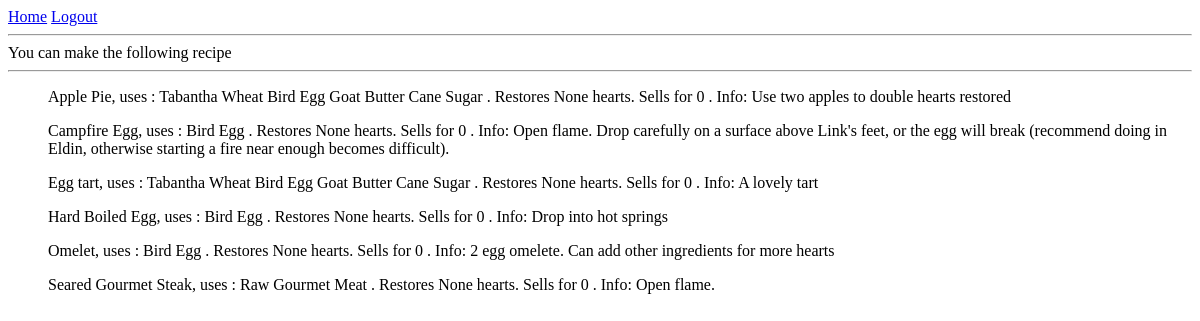
The page /findRecipes (signed in) on the database as committed earlier.
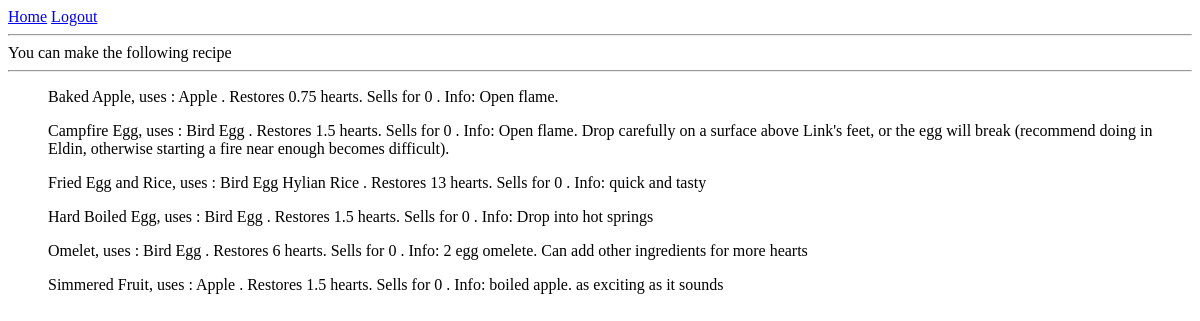
The same page on the database as committed later.
### app/models.py (models this page shows)
class Recipes(db.Model):
    id = db.Column(db.Integer, primary_key=True)
    recipe_name = db.Column(db.String(120), index=True, unique=True)
    recipe_type = db.Column(db.String(30), index=True)
    recipe_info = db.Column(db.String(120), index=True)
    hearts = db.Column(db.Integer)
    sell_price = db.Column(db.Integer)
    contains = db.relationship('Ingredients',
                               secondary='recipe_uses',
                               lazy='subquery',
                               backref=db.backref('recipes', lazy=True))

class Ingredients(db.Model):
    id = db.Column(db.Integer, primary_key=True)
    ing_name = db.Column(db.String(64), index=True, unique=True)
    cupboard = db.relationship('Cupboard', backref='ingredients', lazy=True)

### app/routes.py (the view)
@app.route('/findRecipes')
def findRecipes():
    cupboardList = list_cup_ing(current_user)
    recipesList = db.session.query(Recipes).join(
        recipe_uses).join(Ingredients).group_by(Recipes.recipe_name).having(
        func.sum(case([(Ingredients.ing_name.in_(cupboardList), 1)],else_=0)
                 )==func.count(Ingredients.id))
    return render_template('findRecipes.html', recipesList=recipesList)

### app/models.py (called while the page is built)
@login.user_loader
def load_user(id):
    return User.query.get(int(id))

### app/utils.py (called while the page is built)
def list_cup_ing(userquery):
    cupboardlist = []
    for item in  userquery.cupboard:
        cupboardlist.append(item.ingredients.ing_name)
    return cupboardlist

### app/templates/findRecipes.html
{% extends "base.html" %}
{% block content %}
<div>
You can make the following recipe
</div>
<hr>
    <div>
    {%  for item in recipesList %}
        <ul>{{   item.recipe_name}},
            uses : {% for ing in item.contains %} {{ ing.ing_name }}{% endfor %}
         . Restores {{ item.hearts }} hearts.
            Sells for {% if item.sell_price == None %} {{0}}
            {% else %} {{ item.sell_price}} {% endif %}.
            Info: {{ item.recipe_info }}
        </ul>
    {% endfor %}
    </div>
{% endblock %}

Rows that differ between the two databases and show on the page:
no longer on this page (row edited): Recipes: recipe_name "Apple Pie", hearts "None", value "0", recipe_info "Use two apples to double hearts restored", Ingredients (ing_name "Bird Egg")
no longer on this page (row unchanged): Ingredients: ing_name "Tabantha Wheat"
no longer on this page (row unchanged): Ingredients: ing_name "Goat Butter"
no longer on this page (row unchanged): Ingredients: ing_name "Cane Sugar"
no longer on this page (row edited): Recipes: recipe_name "Egg tart", hearts "None", value "0", recipe_info "A lovely tart", Ingredients (ing_name "Bird Egg")
no longer on this page (row edited): Recipes: recipe_name "Seared Gourmet Steak", hearts "None", value "0", recipe_info "Open flame."
no longer on this page (row unchanged): Ingredients: ing_name "Raw Gourmet Meat", shown under "Seared Gourmet Steak"
now on this page (row edited): Recipes: recipe_name "Baked Apple", hearts "0.75", sell_price "0", recipe_info "Open flame."
now on this page (row unchanged): Ingredients: ing_name "Apple"
changed Recipes "Campfire Egg": hearts "None" → "1.5"; sell_price (not shown) → "0"; value "0" → (not shown)
now on this page (row edited): Recipes: recipe_name "Fried Egg and Rice", hearts "13", sell_price "0", recipe_info "quick and tasty", Ingredients (ing_name "Bird Egg")
now on this page (row unchanged): Ingredients: ing_name "Hylian Rice", shown under "Fried Egg and Rice"
changed Recipes "Hard Boiled Egg": hearts "None" → "1.5"; sell_price (not shown) → "0"; value "0" → (not shown)
changed Recipes "Omelet": hearts "None" → "6"; sell_price (not shown) → "0"; value "0" → (not shown)
now on this page (row edited): Recipes: recipe_name "Simmered Fruit", hearts "1.5", sell_price "0", recipe_info "boiled apple. as exciting as it sounds"
